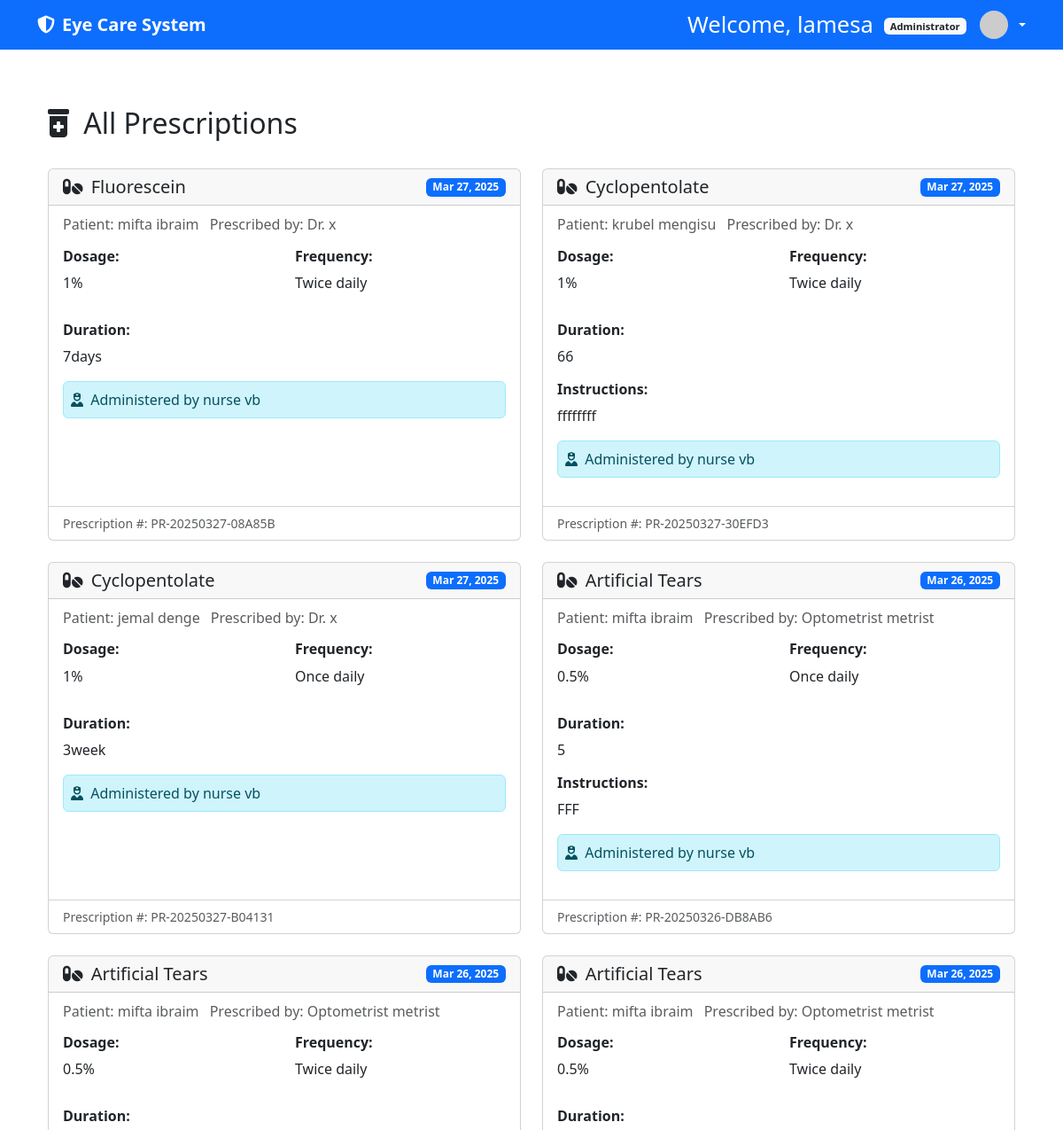
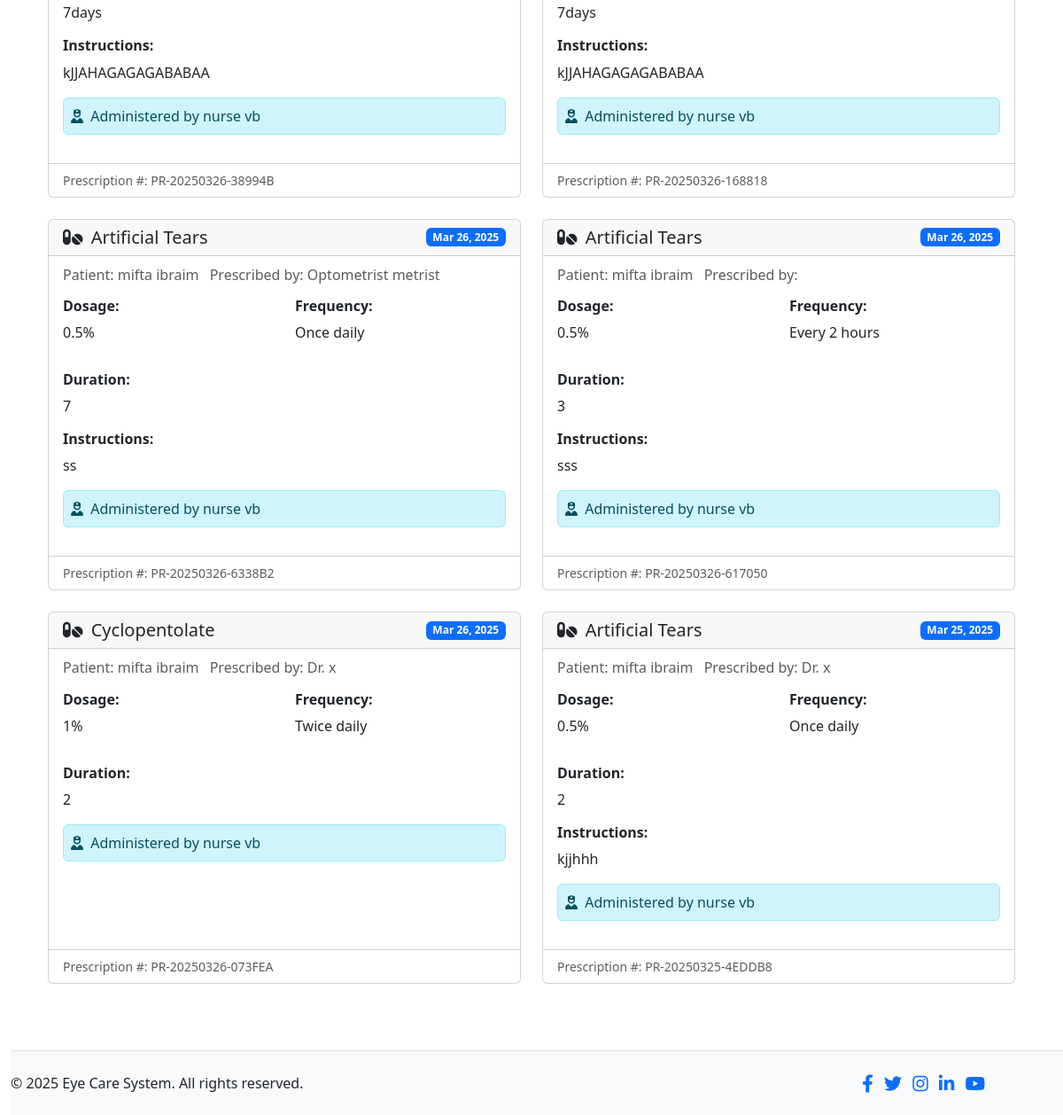
Page /view_prescriptions.php (signed in) on the committed database (2 pictures, top to bottom).
### tables this page shows
CREATE TABLE `prescriptions` (
  `prescription_id` int NOT NULL,
  `pr_no_id` varchar(50) NOT NULL,
  `date_prescription` date NOT NULL,
  `prescribed_by` varchar(100) NOT NULL,
  `drug_name` varchar(255) NOT NULL,
  `nurse_id` int DEFAULT NULL,
  `ophthalmologist_id` int DEFAULT NULL,
  `created_at` timestamp NULL DEFAULT CURRENT_TIMESTAMP,
  `patient_id` int NOT NULL,
  `dosage` varchar(50) NOT NULL,
  `frequency` varchar(50) NOT NULL,
  `duration` varchar(50) NOT NULL,
  `instructions` text,
  `optometrist_id` int DEFAULT NULL
);

CREATE TABLE `patients` (
  `patient_id` int NOT NULL,
  `mrn` varchar(50) NOT NULL,
  `first_name` varchar(100) NOT NULL,
  `last_name` varchar(100) NOT NULL,
  `date_of_birth` date NOT NULL,
  `age` int DEFAULT NULL,
  `gender` enum('Male','Female','Other') NOT NULL,
  `phone_number` varchar(20) DEFAULT NULL,
  `email` varchar(255) DEFAULT NULL,
  `zone` varchar(100) NOT NULL,
  `woreda` varchar(100) NOT NULL,
  `kebele` varchar(100) NOT NULL,
  `medical_history` text,
  `created_at` timestamp NULL DEFAULT CURRENT_TIMESTAMP
);

CREATE TABLE `ophthalmologist` (
  `ophthalmologist_id` int NOT NULL,
  `user_id` int NOT NULL,
  `first_name` varchar(50) NOT NULL,
  `last_name` varchar(50) NOT NULL,
  `sex` enum('Male','Female','Other') NOT NULL,
  `age` int DEFAULT NULL,
  `phone_number` varchar(20) DEFAULT NULL,
  `address` text
);

CREATE TABLE `ophthalmic_nurse` (
  `nurse_id` int NOT NULL,
  `user_id` int NOT NULL,
  `first_name` varchar(50) NOT NULL,
  `last_name` varchar(50) NOT NULL,
  `sex` enum('Male','Female','Other') NOT NULL,
  `age` int DEFAULT NULL,
  `phone_number` varchar(20) DEFAULT NULL,
  `address` text
);

CREATE TABLE `optometrist` (
  `optometrist_id` int NOT NULL,
  `user_id` int NOT NULL,
  `first_name` varchar(50) NOT NULL,
  `last_name` varchar(50) NOT NULL,
  `sex` enum('Male','Female','Other') NOT NULL,
  `age` int DEFAULT NULL,
  `phone_number` varchar(20) DEFAULT NULL,
  `address` text
);

### view_prescriptions.php (the view, shortened to what this page needs)
<?php
require_once 'db.php';
$user = $_SESSION['user'];
$is_optometrist = ($_SESSION['role'] === 'optometrist');
$patient_id = isset($_GET['patient_id']) ? (int)$_GET['patient_id'] : null;
$query = "SELECT p.*,
          pt.first_name AS patient_first, pt.last_name AS patient_last,
          dr.first_name AS doctor_first, dr.last_name AS doctor_last,
          n.first_name AS nurse_first, n.last_name AS nurse_last,
          opt.first_name AS optometrist_first, opt.last_name AS optometrist_last
          FROM prescriptions p
          JOIN patients pt ON p.patient_id = pt.patient_id
          LEFT JOIN ophthalmologist dr ON p.ophthalmologist_id = dr.ophthalmologist_id
          LEFT JOIN optometrist opt ON p.optometrist_id = opt.optometrist_id
          LEFT JOIN ophthalmic_nurse n ON p.nurse_id = n.nurse_id";
if ($patient_id) {
    $query .= " WHERE p.patient_id = ?";
    $params = [$patient_id];
} elseif ($_SESSION['role'] === 'patient') {
    $query .= " WHERE p.patient_id = ?";
    $params = [$user['patient_id']];
} elseif ($is_optometrist) {
    $query .= " WHERE p.optometrist_id = ?";
    $params = [$user['optometrist_id']];
} else {
    $params = [];
}
$query .= " ORDER BY p.date_prescription DESC, p.created_at DESC";
try {
    $stmt = $conn->prepare($query);
    $stmt->execute($params);
    $prescriptions = $stmt->fetchAll(PDO::FETCH_ASSOC);
} catch (PDOException $e) {
    die("Database error: " . $e->getMessage());
}
$patient_name = '';
?>
<!DOCTYPE html>
<html lang="en">
<head>
    <link href="https://cdn.jsdelivr.net/npm/bootstrap@5.3.0/dist/css/bootstrap.min.css" rel="stylesheet">
    <link rel="stylesheet" href="https://cdnjs.cloudflare.com/ajax/libs/font-awesome/6.4.0/css/all.min.css">
</head>
<body>
    <?php include 'header.php'; ?>
    <div class="container py-4">
        <div class="d-flex justify-content-between align-items-center mb-4">
            <h2>
                <i class="fas fa-prescription-bottle-alt me-2"></i>
                <?= $patient_id ? "Prescriptions for $patient_name" : 'All Prescriptions' ?>
            </h2>
        </div>
        <?php if (empty($prescriptions)): ?>
            <div class="alert alert-info">
                No prescriptions found.
            </div>
        <?php else: ?>
            <div class="row">
                <?php foreach ($prescriptions as $prescription): ?>
                    <div class="col-md-6 mb-4">
                        <div class="card prescription-card h-100">
                            <div class="card-header d-flex justify-content-between align-items-center">
                                <h5 class="mb-0">
                                    <i class="fas fa-pills me-1"></i>
                                    <?= htmlspecialchars($prescription['drug_name']) ?>
                                </h5>
                                <span class="badge bg-primary badge-status">
                                    <?= date('M j, Y', strtotime($prescription['date_prescription'])) ?>
                                </span>
                            </div>
                            <div class="card-body">
                                <div class="mb-3">
                                    <h6 class="card-subtitle mb-2 text-muted">
                                        <?php if (!$patient_id): ?>
                                            Patient: <?= htmlspecialchars($prescription['patient_first'] . ' ' . $prescription['patient_last']) ?>
                                        <?php endif; ?>
                                        <span class="ms-2">
                                            Prescribed by:
                                            <?php if ($prescription['doctor_first']): ?>
                                                Dr. <?= htmlspecialchars($prescription['doctor_last']) ?>
                                            <?php elseif ($prescription['optometrist_first']): ?>
                                                Optometrist <?= htmlspecialchars($prescription['optometrist_last']) ?>
                                            <?php endif; ?>
                                        </span>
                                    </h6>
                                </div>
                                <div class="row mb-3">
                                    <div class="col-md-6">
                                        <h6 class="fw-bold">Dosage:</h6>
                                        <p><?= htmlspecialchars($prescription['dosage']) ?></p>
                                    </div>
                                    <div class="col-md-6">
                                        <h6 class="fw-bold">Frequency:</h6>
                                        <p><?= htmlspecialchars($prescription['frequency']) ?></p>
                                    </div>
                                </div>
                                <?php if ($prescription['duration']): ?>
                                    <div class="mb-3">
                                        <h6 class="fw-bold">Duration:</h6>
                                        <p><?= htmlspecialchars($prescription['duration']) ?></p>
                                    </div>
                                <?php endif; ?>
                                <?php if ($prescription['instructions']): ?>
                                    <div class="mb-3">
                                        <h6 class="fw-bold">Instructions:</h6>
                                        <p><?= nl2br(htmlspecialchars($prescription['instructions'])) ?></p>
                                    </div>
                                <?php endif; ?>
                                <?php if ($prescription['nurse_first']): ?>
                                    <div class="alert alert-info p-2 mb-3">
                                        <i class="fas fa-user-nurse me-1"></i>
                                        Administered by <?= htmlspecialchars($prescription['nurse_first'] . ' ' . $prescription['nurse_last']) ?>
                                    </div>
                                <?php endif; ?>
                            </div>
                            <div class="card-footer bg-transparent">
                                <div class="d-flex justify-content-between align-items-center">
                                    <small class="text-muted">
                                        Prescription #: <?= htmlspecialchars($prescription['pr_no_id']) ?>
                                    </small>
                                </div>
                            </div>
                        </div>
                    </div>
                <?php endforeach; ?>
            </div>
        <?php endif; ?>
    </div>
    <?php include 'footer.php'; ?>
</body>
</html>

### header.php (shortened to what this page needs)
<?php
$user = $_SESSION['user'];
$role = $_SESSION['role'] ?? 'user';
$roleTitles = [
    'admin' => 'Administrator',
    'manager' => 'Manager',
    'user' => 'User'
];
$welcomeTitle = $roleTitles[$role] ?? 'User';
?>
<!DOCTYPE html>
<html lang="en">
<head>
    <link href="https://cdn.jsdelivr.net/npm/bootstrap@5.3.0-alpha1/dist/css/bootstrap.min.css" rel="stylesheet">
    <link rel="stylesheet" href="https://cdnjs.cloudflare.com/ajax/libs/font-awesome/6.4.0/css/all.min.css">
</head>
<body>
    <nav class="navbar navbar-expand-lg navbar-dark bg-primary fixed-top">
        <div class="container">
            <a class="navbar-brand" href="dashboard.php">
                <i class="fas fa-shield-alt me-2"></i>Eye Care System
            </a>
                <div class="d-flex align-items-center">
                    <span style="color: white;" class="welcome-text d-none d-sm-inline">
                        Welcome, <?php echo htmlspecialchars($user['first_name']); ?>
                        <span class="badge bg-light text-dark role-badge"><?php echo $welcomeTitle; ?></span>
                    </span>
                    <div class="dropdown">
                        <a href="#" class="d-flex align-items-center text-white text-decoration-none dropdown-toggle" id="userDropdown" data-bs-toggle="dropdown">
                            <img src="<?php echo !empty($user['avatar']) ? htmlspecialchars($user['avatar']) : 'https://ui-avatars.com/api/?name=' . urlencode($user['first_name'] . '+' . $user['last_name']) . '&background=random'; ?>" class="user-avatar me-2">
                        </a>
                    </div>
                </div>
        </div>
    </nav>
    <main class="container mt-4 pt-3">

### footer.php (shortened to what this page needs)
<footer style="width: 100%; "  class="bg-light py-4 mt-4 border-top">
        <div  class="row align-items-center">
            <div class="col-md-6 text-center text-md-start">
                <p class="mb-0">&copy; <span id="currentYear"><?php echo date('Y'); ?></span> Eye Care System. All rights reserved.</p>
            </div>
            <div style="color: white; " class="col-md-6 text-center text-md-end">
                <div class="social-icons">
                    <a href="https://facebook.com" class="text-decoration-none me-2" target="_blank" rel="noopener">
                        <i class="fab fa-facebook-f fa-lg"></i>
                    </a>
                    <a href="https://twitter.com" class="text-decoration-none me-2" target="_blank" rel="noopener">
                        <i class="fab fa-twitter fa-lg"></i>
                    </a>
                    <a href="https://instagram.com" class="text-decoration-none me-2" target="_blank" rel="noopener">
                        <i class="fab fa-instagram fa-lg"></i>
                    </a>
                    <a href="https://linkedin.com" class="text-decoration-none me-2" target="_blank" rel="noopener">
                        <i class="fab fa-linkedin-in fa-lg"></i>
                    </a>
                    <a href="https://youtube.com" class="text-decoration-none" target="_blank" rel="noopener">
                        <i class="fab fa-youtube fa-lg"></i>
                    </a>
                </div>
            </div>
        </div>
</footer>

### view_prescriptions.php (style rules this page uses)
.prescription-card { border-left: 4px solid #6f42c1; transition: all 0.3s ease; }
.badge-status { font-size: 0.8rem; }
.container { max-width: 1200px; margin: 0 auto; padding: 0 20px; }
footer { position: fixed; width: 100%; bottom: 0; margin-left: -30px; padding-right: 100px; }
body { padding-bottom: 100px; padding-top: 100px; }

### header.php (style rules this page uses)
:root { --primary-color: #4e73df; --secondary-color: #858796; }
body { font-family: 'Segoe UI', Tahoma, Geneva, Verdana, sans-serif; padding-top: 56px; }
.navbar-brand { font-weight: 700; }
.welcome-text { margin-right: 15px; color: var(--secondary-color); text-align: center; text-color: white; font-size: 1.6rem; }
.user-avatar { width: 32px; height: 32px; border-radius: 50%; object-fit: cover; }
.role-badge { font-size: 0.7rem; vertical-align: middle; margin-left: 5px; }

### rows in the picture
prescriptions: drug_name "Fluorescein", date_prescription "Mar 27, 2025", patient.last_name "mifta ibraim", ophthalmologist.last_name "x", dosage "1%", frequency "Twice daily", duration "7days", nurse.last_name "nurse vb", pr_no "PR-20250327-08A85B"
prescriptions: drug_name "Cyclopentolate", date_prescription "Mar 27, 2025", patient.last_name "krubel mengisu", ophthalmologist.last_name "x", dosage "1%", frequency "Twice daily", duration "66", instructions "ffffffff", nurse.last_name "nurse vb", pr_no "PR-20250327-30EFD3"
prescriptions: drug_name "Cyclopentolate", date_prescription "Mar 27, 2025", patient.last_name "jemal denge", ophthalmologist.last_name "x", dosage "1%", frequency "Once daily", duration "3week", nurse.last_name "nurse vb", pr_no "PR-20250327-B04131"
prescriptions: drug_name "Artificial Tears", date_prescription "Mar 26, 2025", patient.last_name "mifta ibraim", optometrist.last_name "metrist", dosage "0.5%", frequency "Once daily", duration "5", instructions "FFF", nurse.last_name "nurse vb", pr_no "PR-20250326-DB8AB6"
prescriptions: drug_name "Artificial Tears", date_prescription "Mar 26, 2025", patient.last_name "mifta ibraim", optometrist.last_name "metrist", dosage "0.5%", frequency "Twice daily", duration "7days", instructions "kJJAHAGAGAGABABAA", nurse.last_name "nurse vb", pr_no "PR-20250326-38994B"
prescriptions: drug_name "Artificial Tears", date_prescription "Mar 26, 2025", patient.last_name "mifta ibraim", optometrist.last_name "metrist", dosage "0.5%", frequency "Twice daily", duration "7days", instructions "kJJAHAGAGAGABABAA", nurse.last_name "nurse vb", pr_no "PR-20250326-168818"
prescriptions: drug_name "Artificial Tears", date_prescription "Mar 26, 2025", patient.last_name "mifta ibraim", optometrist.last_name "metrist", dosage "0.5%", frequency "Once daily", duration "7", instructions "ss", nurse.last_name "nurse vb", pr_no "PR-20250326-6338B2"
prescriptions: drug_name "Artificial Tears", date_prescription "Mar 26, 2025", patient.last_name "mifta ibraim", dosage "0.5%", frequency "Every 2 hours", duration "3", instructions "sss", nurse.last_name "nurse vb", pr_no "PR-20250326-617050"
prescriptions: drug_name "Cyclopentolate", date_prescription "Mar 26, 2025", patient.last_name "mifta ibraim", ophthalmologist.last_name "x", dosage "1%", frequency "Twice daily", duration "2", nurse.last_name "nurse vb", pr_no "PR-20250326-073FEA"
prescriptions: drug_name "Artificial Tears", date_prescription "Mar 25, 2025", patient.last_name "mifta ibraim", ophthalmologist.last_name "x", dosage "0.5%", frequency "Once daily", duration "2", instructions "kjjhhh", nurse.last_name "nurse vb", pr_no "PR-20250325-4EDDB8"

### other values in the picture
$user['first_name'] "lamesa"
$welcomeTitle "Administrator"
